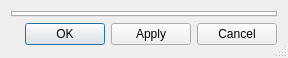
<?xml version="1.0" encoding="UTF-8"?>
<ui version="4.0">
 <class>ConfigDialog</class>
 <widget class="QDialog" name="ConfigDialog">
  <property name="geometry">
   <rect>
    <x>0</x>
    <y>0</y>
    <width>288</width>
    <height>58</height>
   </rect>
  </property>
  <property name="windowTitle">
   <string>Qt6DirStat Configuration</string>
  </property>
  <property name="sizeGripEnabled">
   <bool>true</bool>
  </property>
  <layout class="QVBoxLayout" name="verticalLayout">
   <property name="bottomMargin">
    <number>13</number>
   </property>
   <item>
    <widget class="QTabWidget" name="pagesTabWidget">
     <property name="currentIndex">
      <number>-1</number>
     </property>
    </widget>
   </item>
   <item>
    <layout class="QHBoxLayout" name="horizontalLayout">
     <item>
      <spacer name="horizontalSpacer">
       <property name="orientation">
        <enum>Qt::Horizontal</enum>
       </property>
       <property name="sizeHint" stdset="0">
        <size>
         <width>0</width>
         <height>0</height>
        </size>
       </property>
      </spacer>
     </item>
     <item>
      <widget class="QPushButton" name="okButton">
       <property name="text">
        <string>OK</string>
       </property>
      </widget>
     </item>
     <item>
      <widget class="QPushButton" name="applyButton">
       <property name="text">
        <string>Apply</string>
       </property>
      </widget>
     </item>
     <item>
      <widget class="QPushButton" name="cancelButton">
       <property name="text">
        <string>Cancel</string>
       </property>
      </widget>
     </item>
    </layout>
   </item>
  </layout>
 </widget>
 <resources>
  <include location="icons.qrc"/>
 </resources>
 <connections>
  <connection>
   <sender>okButton</sender>
   <signal>clicked()</signal>
   <receiver>ConfigDialog</receiver>
   <slot>accept()</slot>
   <hints>
    <hint type="sourcelabel">
     <x>487</x>
     <y>687</y>
    </hint>
    <hint type="destinationlabel">
     <x>354</x>
     <y>354</y>
    </hint>
   </hints>
  </connection>
  <connection>
   <sender>cancelButton</sender>
   <signal>clicked()</signal>
   <receiver>ConfigDialog</receiver>
   <slot>reject()</slot>
   <hints>
    <hint type="sourcelabel">
     <x>659</x>
     <y>687</y>
    </hint>
    <hint type="destinationlabel">
     <x>354</x>
     <y>354</y>
    </hint>
   </hints>
  </connection>
 </connections>
</ui>
